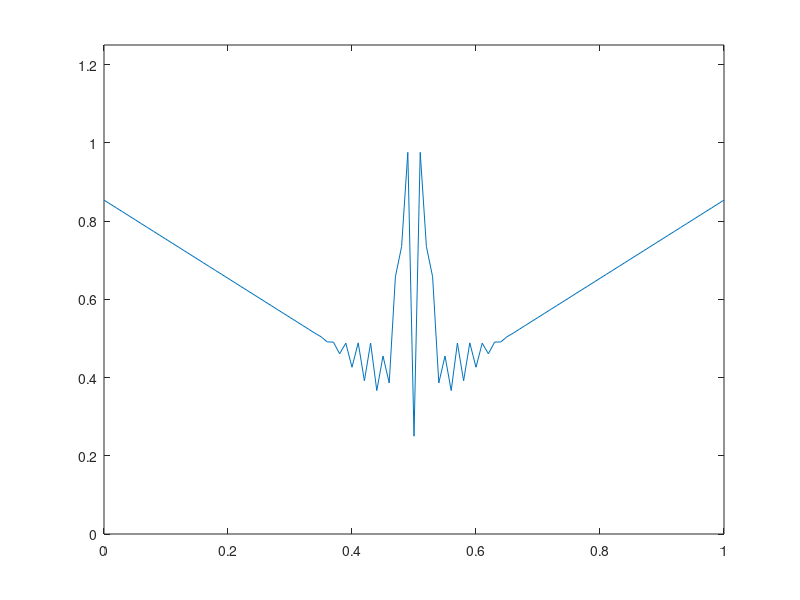

Write the MATLAB code that produced this figure.
% USER INPUT
L = 26;     % Amount of levels
n = 101;    % Amount of points      

% SPEED FUNCTION
% This is where a given speed function would be coded into the script. For 
% this case, I have made speed function equal to 1.
F = -1;

% FUNCTION FOR PHI
% For this case, phi(x) = {1/2 - x for x <= 1/2, x - 1/2 for x > 1/2} over
% the domain 0 < x < 1.
a = 0;
b = 1;
h = abs(b-a)/(n-1);
T = 0.25;
t = T/(L - 1);  % Time interval

xNums = a:h:b;
phiValues = zeros;
for i = 1:n
    if xNums(i) <= 1/2
        phiValues(i) = 1/2 - xNums(i);
    elseif xNums(i) > 1/2
        phiValues(i) = xNums(i) - 1/2;
    end
end

% APPLY LEVEL SET FORMULA
% For this case, the use of finite difference approximations were used.
phiNewValues = zeros(n, L);     % Matrix to hold phi values at each level
phiNewValues(:,1) = phiValues;  % Store starting values of phi (0 level)
for j = 2:L
    % Finite difference approximations to find n+1 phi values 
    phiNewValues(1, j) = phiValues(1) - t * F * (1 + ((phiValues(2) - phiValues(1)) / (h) ).^2 ).^(1/2);           % Forward difference
    for i = 2:n-1
        phiNewValues(i, j) = phiValues(i) - t * F * (1 + ((phiValues(i+1) - phiValues(i-1)) / (2*h) ).^2 ).^(1/2); % Central difference
    end
    phiNewValues(n, j) = phiValues(n) - t * F * (1 + ((phiValues(n) - phiValues(n-1)) / (h)).^2).^(1/2);           % Backward difference
    % Stores new phi values as starting values for next iteration
    phiValues = phiNewValues(:,j);
end

% CREATE ARRAY FOR ALL TIME STEPS
% Finding t(n) for all n.
tValues = zeros;    % Array to hold t(n) values
for i = 1:n
    tValues(i) = (i-1)*t;
end

% PLOT LEVELS
% Plot the results on the same graph to track movement of the interface.
figure;
for i = 1:L
  plot(xNums, phiNewValues(:,i))
  axis([0 1 0 1.25])  
  drawnow
end